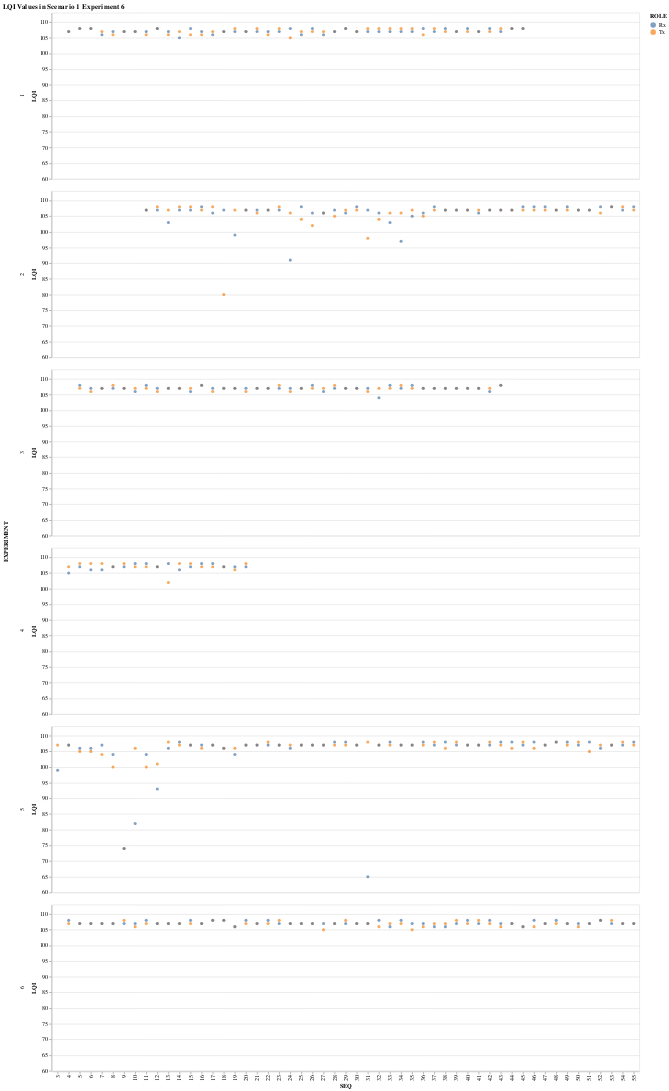

The notebook cell saved with this chart:
### Markdown cell above
### LQI

### Code cell
LQI_df = logs.loc[((logs["ACK"]==0) & (logs["ROLE"]=="Rx")) | ((logs["ACK"]==240) & (logs["ROLE"]=="Tx"))][["SEQ", "LQI", "ROLE", "EXPERIMENT"]]

alt.Chart(LQI_df, title=f"LQI Values in Scenario 1 Experiment {experiment}").mark_point(filled=True).encode(
    x="SEQ:O",
    y=alt.Y("LQI:Q", scale=alt.Scale(domain=(min(LQI_df["LQI"])-5, max(LQI_df["LQI"])+5))),
    color="ROLE:N",
    row="EXPERIMENT:N"
)

### Figure 1 — Vega-Lite specification as saved in the notebook (floating-point values rounded to 4 significant figures; data arrays with more than 128 entries replaced by an {"elided": "..."} marker saying what was removed)
{"config": {"view": {"continuousWidth": 400, "continuousHeight": 300}}, "data": {"name": "data-cd35fe67df0c697a8fcab50c3494acdd"}, "mark": {"type": "point", "filled": true}, "encoding": {"color": {"field": "ROLE", "type": "nominal"}, "row": {"field": "EXPERIMENT", "type": "nominal"}, "x": {"field": "SEQ", "type": "ordinal"}, "y": {"field": "LQI", "scale": {"domain": [60, 113]}, "type": "quantitative"}}, "title": "LQI Values in Scenario 1 Experiment 6", "$schema": "https://vega.github.io/schema/vega-lite/v4.17.0.json", "datasets": {"data-cd35fe67df0c697a8fcab50c3494acdd": {"elided": "496 records"}}}
